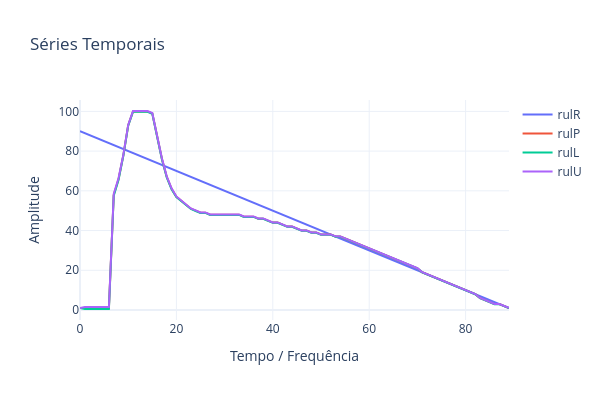

The cell this chart's notebook holds for it:
### Code cell
rho = 0.9
Range = rho*teda.erulP_hist
rulR = teda.rulR
rulP = teda.rulP
rulL = teda.rulL 
rulU  = teda.rulU 
PlotSeriesPLY(ySeries=[rulR,rulP,rulL,rulU],names=['rulR','rulP','rulL','rulU'])
